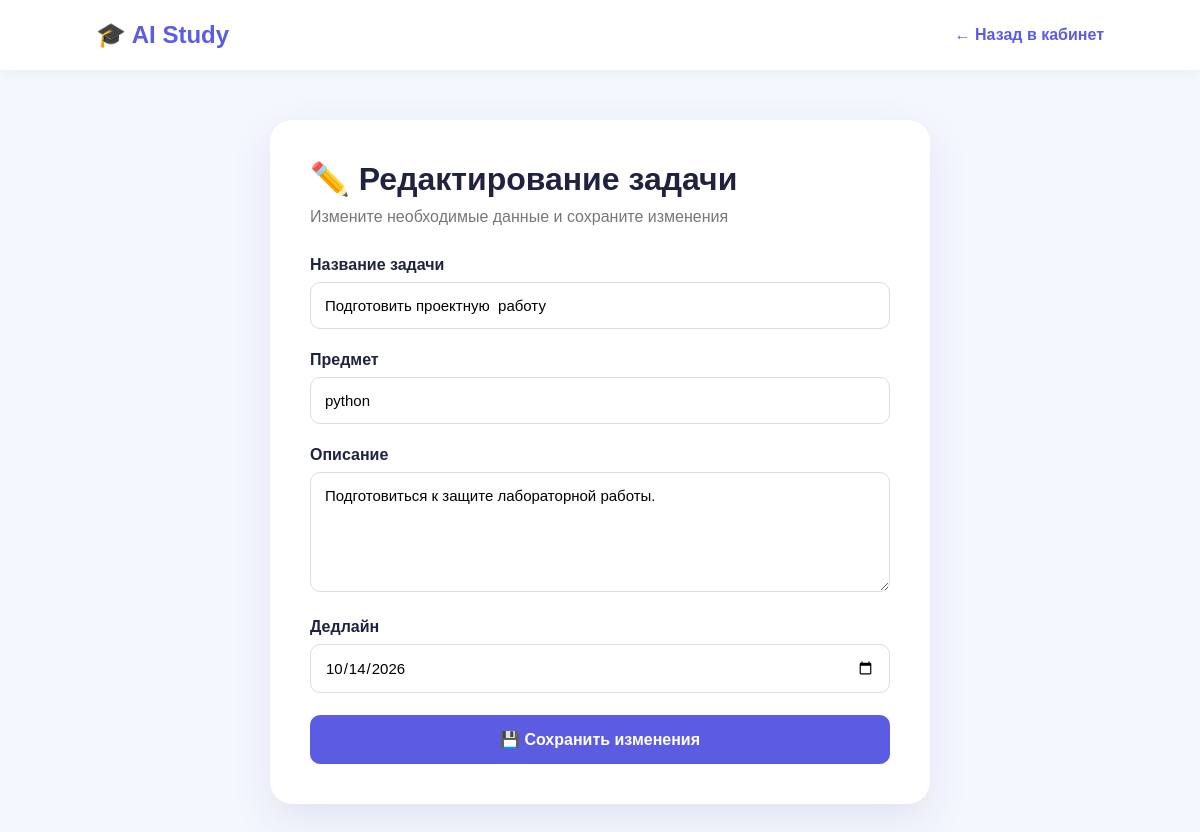
The page /edit_task/3 (signed in) on the database its author committed.
### tables this page shows
CREATE TABLE tasks (
            id INTEGER PRIMARY KEY AUTOINCREMENT,
            user_id INTEGER NOT NULL,
            title TEXT NOT NULL,
            subject TEXT NOT NULL,
            description TEXT,
            deadline TEXT,
            completed INTEGER DEFAULT 0,
            FOREIGN KEY (user_id) REFERENCES users(id)
        );

### app.py (the view, shortened to what this page needs)
@app.route("/edit_task/<int:task_id>", methods=["GET", "POST"])
def edit_task(task_id):
    if "user_id" not in session:
        return redirect(url_for("login"))
    conn = get_db()
    task = conn.execute(
        """
        SELECT *
        FROM tasks
        WHERE id = ? AND user_id = ?
        """,
        (task_id, session["user_id"])
    ).fetchone()
    if task is None:
        conn.close()
        return redirect(url_for("dashboard"))
    conn.close()
    return render_template(
        "edit_task.html",
        name=session["user_name"],
        task=task
    )

### app.py (called while the page is built)
def get_db():
    conn = sqlite3.connect("database.db")
    conn.row_factory = sqlite3.Row
    return conn

### templates/edit_task.html (shortened to what this page needs)
<!DOCTYPE html>
<html lang="ru">
<head>
</head>
<body>
<header>
    <div class="logo">🎓 AI Study</div>
    <a href="/dashboard" class="back">
        ← Назад в кабинет
    </a>
</header>
<main>
    <div class="form-container">
        <h1>✏️ Редактирование задачи</h1>
        <p class="subtitle">
            Измените необходимые данные и сохраните изменения
        </p>
        <form method="POST">
            <label for="title">
                Название задачи
            </label>
            <input
                type="text"
                id="title"
                name="title"
                value="{{ task['title'] }}"
                required
            >
            <label for="subject">
                Предмет
            </label>
            <input
                type="text"
                id="subject"
                name="subject"
                value="{{ task['subject'] }}"
                required
            >
            <label for="description">
                Описание
            </label>
            <textarea
                id="description"
                name="description"
            >{{ task['description'] or '' }}</textarea>
            <label for="deadline">
                Дедлайн
            </label>
            <input
                type="date"
                id="deadline"
                name="deadline"
                value="{{ task['deadline'] }}"
                required
            >
            <button type="submit" class="save-button">
                💾 Сохранить изменения
            </button>
        </form>
    </div>
</main>
</body>
</html>

### templates/edit_task.html (style rules this page uses)
* { margin: 0; padding: 0; box-sizing: border-box; }
body { font-family: Arial, sans-serif; background: #f5f7ff; color: #1f2340; min-height: 100vh; }
header { height: 70px; background: white; display: flex; align-items: center; justify-content: space-between; padding: 0 8%; box-shadow: 0 2px 10px rgba(0, 0, 0, 0.05); }
.logo { font-size: 24px; font-weight: bold; color: #5b5ce2; }
.back { color: #5b5ce2; text-decoration: none; font-weight: bold; }
main { max-width: 700px; margin: 50px auto; padding: 0 20px; }
.form-container { background: white; padding: 40px; border-radius: 22px; box-shadow: 0 15px 40px rgba(50, 50, 100, 0.1); }
h1 { margin-bottom: 10px; }
.subtitle { color: #777; margin-bottom: 30px; }
label { display: block; margin-bottom: 8px; font-weight: bold; }
input, textarea { width: 100%; padding: 14px; border: 1px solid #ddd; border-radius: 10px; font-size: 15px; margin-bottom: 22px; font-family: Arial, sans-serif; }
textarea { min-height: 120px; resize: vertical; }
.save-button { width: 100%; padding: 15px; border: none; border-radius: 10px; background: #5b5ce2; color: white; font-size: 16px; font-weight: bold; cursor: pointer; }

### rows shown on the page
tasks: title "Подготовить проектную работу", subject "python", description "Подготовиться к защите лабораторной работы.", deadline "10/14/2026"
